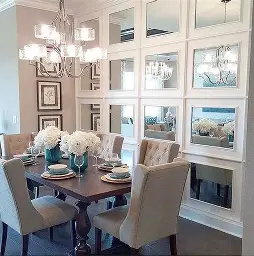
#> input picture Triton/model_repository1/room-model(google/vit-base-patch16-224)/test_img.webp, 254 x 256 px, found by its file name
$ python test.py
#> lines starting #> are read from the running program, lines starting #| are printed output that depends on the picture
import tritonclient.http as httpclient
import numpy as np
from PIL import Image

# Change this to your test image path
image_path = "/mnt/c/Users/rajpu/Desktop/Trinton/test_img.webp"

# Preprocess image
image = Image.open(image_path).convert("RGB")
#> image is the input picture: PIL image 254x256 RGB; mean R, G, B 156.8, 153.2, 151.2
image = image.resize((300, 300))
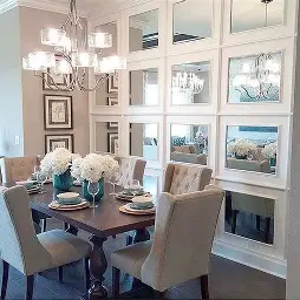
#> image: PIL image 300x300 RGB; mean R, G, B 156.8, 153.2, 151.2
image_np = np.array(image, dtype=np.float32) / 255.0  # normalize to [0,1]
image_np = np.transpose(image_np, (2, 0, 1))  # channels first
image_np = np.expand_dims(image_np, axis=0)   # add batch dim

# Create client
#> (the run stopped early here; a loop or call above may not have finished)
